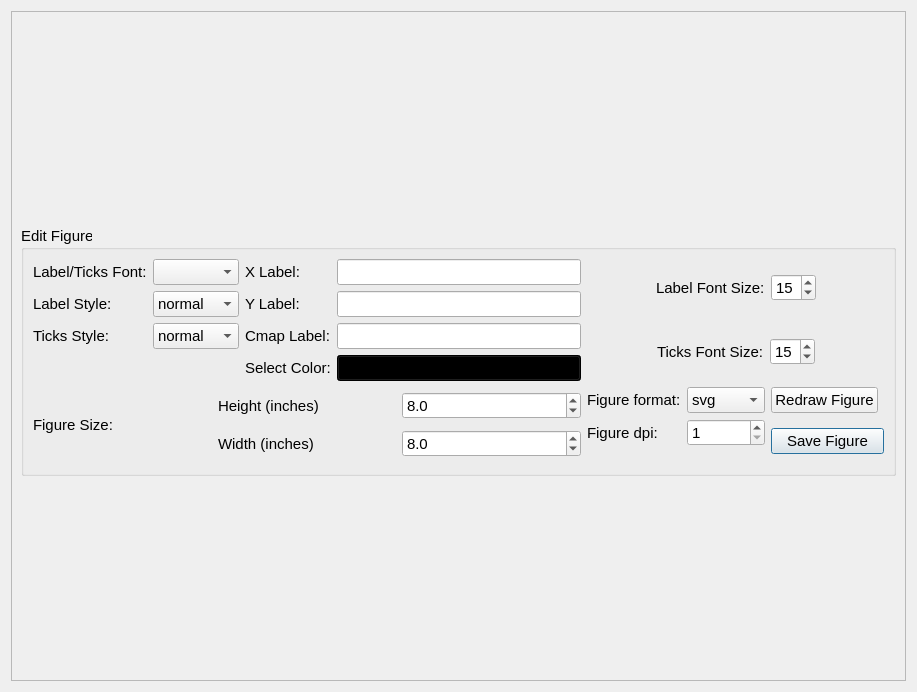
<?xml version="1.0" encoding="UTF-8"?>
<ui version="4.0">
 <class>Export_Figure</class>
 <widget class="QDialog" name="Export_Figure">
  <property name="geometry">
   <rect>
    <x>0</x>
    <y>0</y>
    <width>917</width>
    <height>692</height>
   </rect>
  </property>
  <property name="windowTitle">
   <string>Dialog</string>
  </property>
  <layout class="QGridLayout" name="gridLayout">
   <item row="0" column="0">
    <widget class="QFrame" name="frame">
     <property name="frameShape">
      <enum>QFrame::StyledPanel</enum>
     </property>
     <property name="frameShadow">
      <enum>QFrame::Raised</enum>
     </property>
     <layout class="QGridLayout" name="gridLayout_4">
      <item row="2" column="0">
       <widget class="QGroupBox" name="groupBox">
        <property name="sizePolicy">
         <sizepolicy hsizetype="Minimum" vsizetype="Preferred">
          <horstretch>0</horstretch>
          <verstretch>0</verstretch>
         </sizepolicy>
        </property>
        <property name="maximumSize">
         <size>
          <width>16777215</width>
          <height>250</height>
         </size>
        </property>
        <property name="font">
         <font>
          <pointsize>11</pointsize>
         </font>
        </property>
        <property name="title">
         <string>Edit Figure</string>
        </property>
        <layout class="QGridLayout" name="gridLayout_5">
         <item row="1" column="1">
          <widget class="QLabel" name="label_6">
           <property name="text">
            <string>Y Label:</string>
           </property>
          </widget>
         </item>
         <item row="4" column="4" rowspan="3">
          <layout class="QGridLayout" name="gridLayout_3">
           <item row="1" column="2" rowspan="3" colspan="2">
            <widget class="QPushButton" name="save_fig_button">
             <property name="text">
              <string>Save Figure</string>
             </property>
            </widget>
           </item>
           <item row="0" column="2">
            <widget class="QPushButton" name="redraw_button">
             <property name="text">
              <string>Redraw Figure</string>
             </property>
            </widget>
           </item>
           <item row="0" column="1">
            <widget class="QComboBox" name="format_comboBox">
             <item>
              <property name="text">
               <string>svg</string>
              </property>
             </item>
             <item>
              <property name="text">
               <string>png</string>
              </property>
             </item>
             <item>
              <property name="text">
               <string>jpeg</string>
              </property>
             </item>
             <item>
              <property name="text">
               <string>tiff</string>
              </property>
             </item>
            </widget>
           </item>
           <item row="0" column="0">
            <widget class="QLabel" name="format_label">
             <property name="text">
              <string>Figure format:</string>
             </property>
            </widget>
           </item>
           <item row="1" column="0">
            <widget class="QLabel" name="label_12">
             <property name="text">
              <string>Figure dpi:</string>
             </property>
            </widget>
           </item>
           <item row="1" column="1">
            <widget class="QSpinBox" name="dpi_spinBox">
             <property name="minimum">
              <number>1</number>
             </property>
             <property name="maximum">
              <number>999999999</number>
             </property>
            </widget>
           </item>
          </layout>
         </item>
         <item row="4" column="0" rowspan="3" colspan="3">
          <layout class="QGridLayout" name="gridLayout_2">
           <item row="1" column="1">
            <widget class="QLabel" name="label_5">
             <property name="text">
              <string>Width (inches)</string>
             </property>
            </widget>
           </item>
           <item row="0" column="0" rowspan="2">
            <widget class="QLabel" name="label_4">
             <property name="text">
              <string>Figure Size:</string>
             </property>
            </widget>
           </item>
           <item row="0" column="1">
            <widget class="QLabel" name="label_3">
             <property name="text">
              <string>Height (inches)</string>
             </property>
            </widget>
           </item>
           <item row="0" column="2">
            <widget class="QDoubleSpinBox" name="height_doubleSpinBox">
             <property name="locale">
              <locale language="English" country="UnitedKingdom"/>
             </property>
             <property name="decimals">
              <number>1</number>
             </property>
             <property name="minimum">
              <double>1.000000000000000</double>
             </property>
             <property name="maximum">
              <double>100.000000000000000</double>
             </property>
             <property name="singleStep">
              <double>0.100000000000000</double>
             </property>
             <property name="value">
              <double>8.000000000000000</double>
             </property>
            </widget>
           </item>
           <item row="1" column="2">
            <widget class="QDoubleSpinBox" name="width_doubleSpinBox">
             <property name="locale">
              <locale language="English" country="UnitedKingdom"/>
             </property>
             <property name="decimals">
              <number>1</number>
             </property>
             <property name="minimum">
              <double>1.000000000000000</double>
             </property>
             <property name="singleStep">
              <double>0.100000000000000</double>
             </property>
             <property name="stepType">
              <enum>QAbstractSpinBox::DefaultStepType</enum>
             </property>
             <property name="value">
              <double>8.000000000000000</double>
             </property>
            </widget>
           </item>
          </layout>
         </item>
         <item row="0" column="1">
          <widget class="QLabel" name="label">
           <property name="text">
            <string>X Label:</string>
           </property>
          </widget>
         </item>
         <item row="3" column="1">
          <widget class="QLabel" name="label_13">
           <property name="text">
            <string>Select Color:</string>
           </property>
          </widget>
         </item>
         <item row="0" column="4" rowspan="2">
          <layout class="QHBoxLayout" name="horizontalLayout_2">
           <item>
            <spacer name="horizontalSpacer_3">
             <property name="orientation">
              <enum>Qt::Horizontal</enum>
             </property>
             <property name="sizeHint" stdset="0">
              <size>
               <width>40</width>
               <height>20</height>
              </size>
             </property>
            </spacer>
           </item>
           <item>
            <widget class="QLabel" name="label_2">
             <property name="text">
              <string>Label Font Size:</string>
             </property>
            </widget>
           </item>
           <item>
            <widget class="QSpinBox" name="label_size_spinBox">
             <property name="minimum">
              <number>1</number>
             </property>
             <property name="value">
              <number>15</number>
             </property>
            </widget>
           </item>
           <item>
            <spacer name="horizontalSpacer">
             <property name="orientation">
              <enum>Qt::Horizontal</enum>
             </property>
             <property name="sizeHint" stdset="0">
              <size>
               <width>40</width>
               <height>20</height>
              </size>
             </property>
            </spacer>
           </item>
          </layout>
         </item>
         <item row="0" column="2">
          <widget class="QLineEdit" name="xlabel_lineEdit"/>
         </item>
         <item row="2" column="4" rowspan="2">
          <layout class="QHBoxLayout" name="horizontalLayout">
           <item>
            <spacer name="horizontalSpacer_4">
             <property name="orientation">
              <enum>Qt::Horizontal</enum>
             </property>
             <property name="sizeHint" stdset="0">
              <size>
               <width>40</width>
               <height>20</height>
              </size>
             </property>
            </spacer>
           </item>
           <item>
            <widget class="QLabel" name="label_11">
             <property name="text">
              <string>Ticks Font Size:</string>
             </property>
            </widget>
           </item>
           <item>
            <widget class="QSpinBox" name="ticks_size_spinBox">
             <property name="minimum">
              <number>1</number>
             </property>
             <property name="singleStep">
              <number>1</number>
             </property>
             <property name="value">
              <number>15</number>
             </property>
            </widget>
           </item>
           <item>
            <spacer name="horizontalSpacer_2">
             <property name="orientation">
              <enum>Qt::Horizontal</enum>
             </property>
             <property name="sizeHint" stdset="0">
              <size>
               <width>40</width>
               <height>20</height>
              </size>
             </property>
            </spacer>
           </item>
          </layout>
         </item>
         <item row="2" column="1">
          <widget class="QLabel" name="label_7">
           <property name="text">
            <string>Cmap Label:</string>
           </property>
          </widget>
         </item>
         <item row="1" column="2">
          <widget class="QLineEdit" name="ylabel_lineEdit"/>
         </item>
         <item row="3" column="2">
          <widget class="QPushButton" name="color_pallete">
           <property name="maximumSize">
            <size>
             <width>16777215</width>
             <height>16777215</height>
            </size>
           </property>
           <property name="styleSheet">
            <string notr="true">QPushButton{
			background-color: rgb(0, 0, 0);
			}</string>
           </property>
           <property name="text">
            <string/>
           </property>
          </widget>
         </item>
         <item row="2" column="2">
          <widget class="QLineEdit" name="cmap_label_lineEdit"/>
         </item>
         <item row="0" column="0" rowspan="4">
          <layout class="QFormLayout" name="formLayout">
           <item row="0" column="0">
            <widget class="QLabel" name="label_8">
             <property name="text">
              <string>Label/Ticks Font:</string>
             </property>
            </widget>
           </item>
           <item row="0" column="1">
            <widget class="QComboBox" name="font_comboBox"/>
           </item>
           <item row="1" column="0">
            <widget class="QLabel" name="label_9">
             <property name="text">
              <string>Label Style:</string>
             </property>
            </widget>
           </item>
           <item row="1" column="1">
            <widget class="QComboBox" name="label_style_comboBox">
             <item>
              <property name="text">
               <string>normal</string>
              </property>
             </item>
             <item>
              <property name="text">
               <string>italic</string>
              </property>
             </item>
             <item>
              <property name="text">
               <string>oblique</string>
              </property>
             </item>
             <item>
              <property name="text">
               <string>bold</string>
              </property>
             </item>
            </widget>
           </item>
           <item row="2" column="0">
            <widget class="QLabel" name="label_10">
             <property name="text">
              <string>Ticks Style:</string>
             </property>
            </widget>
           </item>
           <item row="2" column="1">
            <widget class="QComboBox" name="ticks_style_comboBox">
             <item>
              <property name="text">
               <string>normal</string>
              </property>
             </item>
             <item>
              <property name="text">
               <string>italic</string>
              </property>
             </item>
             <item>
              <property name="text">
               <string>oblique</string>
              </property>
             </item>
             <item>
              <property name="text">
               <string>bold</string>
              </property>
             </item>
            </widget>
           </item>
          </layout>
         </item>
        </layout>
       </widget>
      </item>
      <item row="0" column="0">
       <layout class="QVBoxLayout" name="verticalLayout"/>
      </item>
      <item row="1" column="0">
       <spacer name="verticalSpacer">
        <property name="orientation">
         <enum>Qt::Vertical</enum>
        </property>
        <property name="sizeType">
         <enum>QSizePolicy::Fixed</enum>
        </property>
        <property name="sizeHint" stdset="0">
         <size>
          <width>20</width>
          <height>10</height>
         </size>
        </property>
       </spacer>
      </item>
     </layout>
    </widget>
   </item>
  </layout>
 </widget>
 <resources/>
 <connections/>
</ui>
